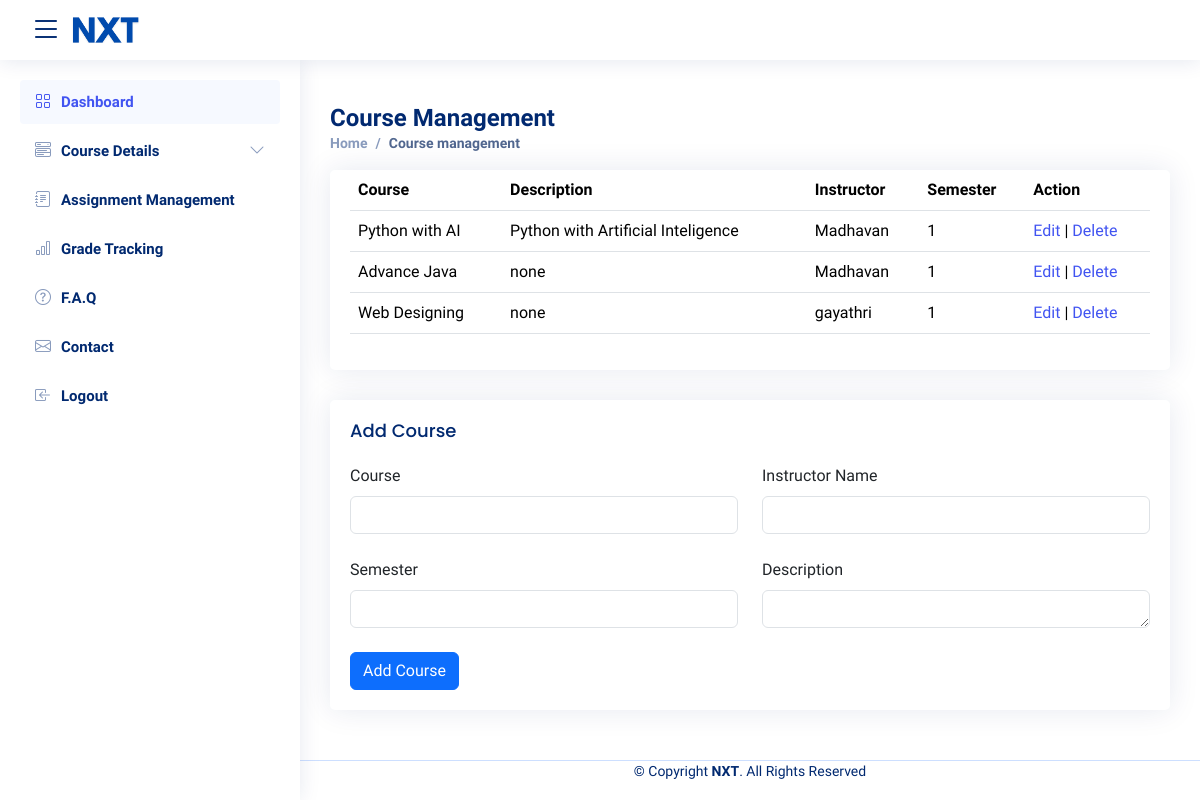
/course_management/ (signed in), run on the app's committed database.
### app/models.py (models this page shows, shortened)
class Course(models.Model):
    user = models.ForeignKey(User, on_delete=models.CASCADE)
    course_name = models.CharField(max_length=100)
    instructor_name = models.CharField(max_length=100)
    description = models.TextField()
    semester = models.CharField(max_length=50)

### app/views.py (the view)
# urls.py: path('course_management/',views.course_management,name='course_management')
@login_required
def course_management(request):
    user = request.user
    courses = Course.objects.filter(user=user)
    return render(request,'course_management.html',{'courses':courses})

### template/course_management.html (shortened to what this page needs)
{% extends 'master.html' %}
{% load static %}
{% block content %}
<section id="course-management">
    <div class="pagetitle">
        <h1>Course Management</h1>
            <nav>
            <ol class="breadcrumb">
                <li class="breadcrumb-item"><a href="/">Home</a></li>
                <li class="breadcrumb-item active">Course management</li>
            </ol>
        </nav>
    </div>
    <div class="row">
        <div class="col-lg-12">
            <div class="card">
                <div class="card-body">
                    <table class="table">
                        <thead>
                            <tr>
                                <th scope="col">Course</th>
                                <th scope="col">Description</th>
                                <th scope="col">Instructor</th>
                                <th scope="col">Semester</th>
                                <th scope="col">Action</th>
                            </tr>
                        </thead>
                        <tbody>
                            {% for course in courses %}
                            <tr>
                                <td>{{ course.course_name }}</td>
                                <td>{{ course.description }}</td>
                                <td>{{ course.instructor_name }}</td>
                                <td>{{ course.semester }}</td>
                                <td>
                                    <a href="{% url 'edit_course' course.id %}">Edit</a> |
                                    <a href="{% url 'delete_course' course.id %}">Delete</a>
                                </td>
                            </tr>
                            {% endfor %}
                        </tbody>
                    </table>
                </div>
            </div>
        </div>
    </div>
</section>
<section id="add-course">
    <div class="card">
        <div class="card-body">
            <h2 class="card-title">Add Course</h2>
            <form action="{% url 'add_course' %}" class="row" method="post">
                <div class="col-md-6">
                    <label for="course_name" class="form-label">Course</label>
                    <input type="text" name="course_name" id="course_name" class="form-control">
                </div>
                <div class="col-md-6">
                    <label for="instructor_name" class="form-label">Instructor Name</label>
                    <input type="text" class="form-control" name="instructor_name" id="instructor_name" required><br>
                </div>
                <div class="col-md-6">
                    <label for="semester" class="form-label">Semester</label>
                    <input type="number" name="semester" id="semester" class="form-control" required><br>
                </div>
                <div class="col-md-6">
                    <label for="description" class="form-label">Description</label><br>
                    <textarea name="description" id="description" class="form-control" rows="1"
                        cols="50"></textarea><br>
                </div>
                <div class="col-md-6">
                    <button class="btn btn-primary" type="submit">Add Course</button>
                </div>
            </form>
        </div>
    </div>
</section>
{% endblock %}

### static/css/style.css (style rules this page uses)
:root { scroll-behavior: smooth; }
body { font-family: "Open Sans", sans-serif; background:#fff; color: #444444; }
a { color: #4154f1; text-decoration: none; }
h1, h2, h3, h4, h5, h6 { font-family: "Nunito", sans-serif; }
.pagetitle { margin-bottom: 10px; }
.pagetitle h1 { font-size: 24px; margin-bottom: 0; font-weight: 600; color: #012970; }
.card { margin-bottom: 30px; border: none; border-radius: 5px; box-shadow: 0px 0 30px rgba(1, 41, 112, 0.1); }
.card-title { padding: 20px 0 15px 0; font-size: 18px; font-weight: 500; color: #012970; font-family: "Poppins", sans-serif; }
.card-body { padding: 0 20px 20px 20px; }
.breadcrumb { font-size: 14px; font-family: "Nunito", sans-serif; color: #899bbd; font-weight: 600; }
.breadcrumb a { color: #899bbd; transition: 0.3s; }
.breadcrumb .breadcrumb-item::before { color: #899bbd; }
.breadcrumb .active { color: #51678f; font-weight: 600; }

### data on the page
Course: course_name "Python with AI", description "Python with Artificial Inteligence", instructor_name "Madhavan", semester "1"
Course: course_name "Advance Java", description "none", instructor_name "Madhavan", semester "1"
Course: course_name "Web Designing", description "none", instructor_name "gayathri", semester "1"
